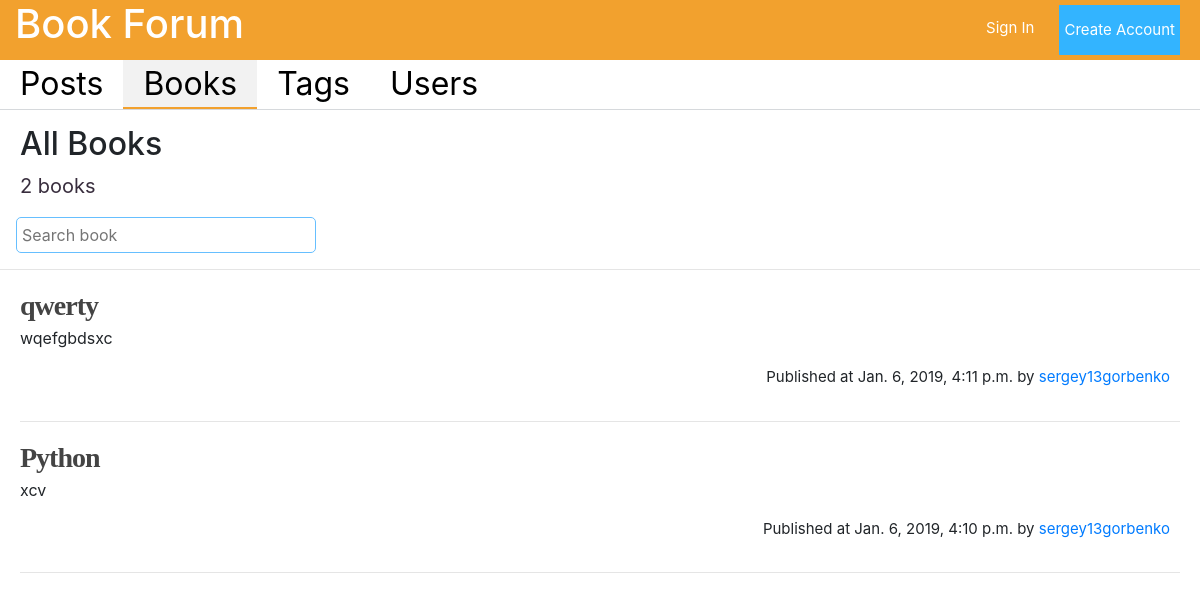
/books/, run on an earlier commit of the app's database.
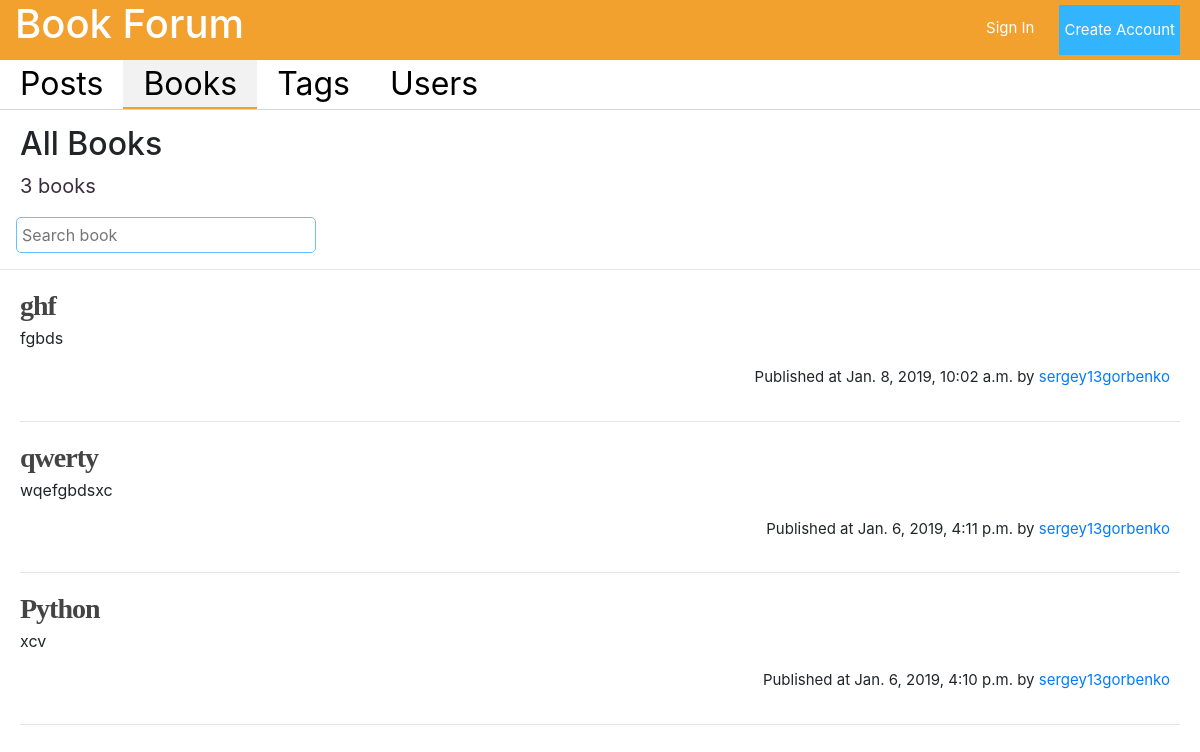
And on a later commit of the database.
### forum/models.py (models this page shows, shortened)
class Book(models.Model):
    id = models.AutoField(primary_key=True)
    name = models.CharField(max_length=100)
    authors = models.CharField(max_length=255, blank=True, null=True)
    edition = models.DateField(blank=True, null=True)
    description = models.CharField(max_length=255)
    file = models.FileField(upload_to='books', blank=True, null=True,
                            validators=[FileExtensionValidator(
                                allowed_extensions=['pdf', 'txt', 'doc', 'epub', 'djvu', 'fb2'])])
    create = models.DateTimeField(auto_now_add=True)
    creator = models.ForeignKey(UserProfile, on_delete=models.CASCADE)
    class Meta:
        ordering = ["-create"]

class UserProfile(models.Model):
    user = models.OneToOneField(User, on_delete=models.CASCADE)
    about = models.CharField(max_length=255, blank=True)
    photo = models.ImageField(upload_to='avatars', blank=True, null=True)
    count_posts = models.IntegerField(default=0)
    count_tags = models.IntegerField(default=0)
    def __str__(self):
        return self.user.username

### forum/views.py (the view)
# urls.py: path('books/', views.books, name='books'),
def books(request):
    all_books = Book.objects.all()
    form = CreateBook()
    context = {'books': all_books, 'form': form}
    return render(request, 'book/books.html', context=context)

### forum/forms.py
class CreateBook(ModelForm):
    class Meta:
        model = Book
        fields = ('name', 'authors', 'edition', 'description', 'file')
        widgets = {
            'edition': forms.widgets.DateInput(attrs={'type': 'date'}),
        }

### templates/book/books.html (shortened to what this page needs)
{% load static %}
<!DOCTYPE html>
<html lang="en">
<head>
    <link rel="stylesheet" href="https://stackpath.bootstrapcdn.com/bootstrap/4.1.3/css/bootstrap.min.css"
>
    <link rel="stylesheet" href="//code.jquery.com/ui/1.12.1/themes/base/jquery-ui.css">
    <link rel="stylesheet" href="{% static 'css/jquery.tag-editor.css' %}">
    <link rel="stylesheet" href="{% static 'css/style.css' %}">
</head>
<body>
<header class="header container-fluid d-flex justify-content-between">
    <a href="/">
        <h1>Book Forum</h1>
    </a>
    {% if user.is_authenticated %}
        <div class="d-flex justify-content-end">
            <span class="username"><a href="/profile">{{ user.username }}</a></span>
            <a class="log_out" href="/logout">
                <p class="small_text">Log out</p>
            </a>
        </div>
    {% else %}
        <div class="d-flex justify-content-end">
            <a class="sign_in_text" href="/login">
                <p class="small_text">Sign In</p>
            </a>
            <button class="btn-default green_btn small_text" onclick="location.href='/registration'">Create Account
            </button>
        </div>
    {% endif %}
</header>
<div class="content">
    <div class="list">
        <ul class="top_sidebar">
            <li id="posts"><a href="/posts">Posts</a></li>
            <li id="books"><a href="/books">Books</a></li>
            <li id="tags"><a href="/tags">Tags</a></li>
            <li id="users"><a href="/users">Users</a></li>
        </ul>
    </div>
    <div class="page">
        {% if books %}
            <div class="head d-flex justify-content-between">
                <h2>All Books</h2>
            </div>
            <div class="posts_count">
                <p>{{ books.count }} books</p>
            </div>
            <input type="text" class="search_field ml-3" placeholder="Search book"/>
            <hr>
            {% for book in books %}
                <div class="book">
                    <p class="book_header" onclick="location.href = '/books/{{ book.id }}/'">{{ book.name }}</p>
                    <p class="book_text">{{ book.description }}</p>
                    <div class="d-flex justify-content-between">
                        <div class="time">
                            <p>Published at {{ book.create }} by <a class="book_username"
                                                                    href="/profile/{{ book.creator }}"><span>{{ book.creator }}</span></a>
                            </p>
                        </div>
                    </div>
                    <hr/>
                </div>
            {% endfor %}
        {% endif %}
    </div>
</div>
</body>
</html>

What changed in the data, as far as the page shows it:
added Book: name "ghf", description "fgbds", create "Jan. 8, 2019, 10:02 a.m.", creator "sergey13gorbenko"
Also different on the page:
{{ books.count }}: "2" → "3"
